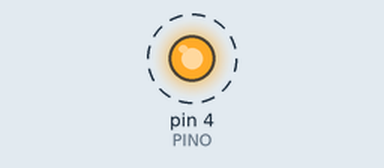
This sketch was run on a simulated Arduino Uno, built with avr-gcc and run on an emulated ATmega328P. Parts: output pins drawn as LEDs (lit = HIGH). Dashed ring = blinking.

Above: at 0.5 s.
Timing chart, 0 to 4.6 s (numbered marks = the images above):
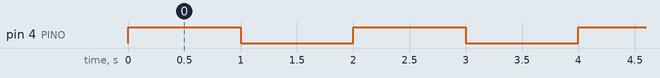

The sketch:

loop.ino
```cpp
#define PINO 4

void setup() {
  Serial.begin(115200);
  pinMode(PINO, OUTPUT);
  digitalWrite(PINO, LOW);
}

void loop() {
  digitalWrite(PINO, HIGH);
  delay(1000);
  digitalWrite(PINO, LOW);
  delay(1000);
}
```

Measured:
- by itself, pin 4 (PINO): alternates HIGH for 1.0 s and LOW for 1.0 s
